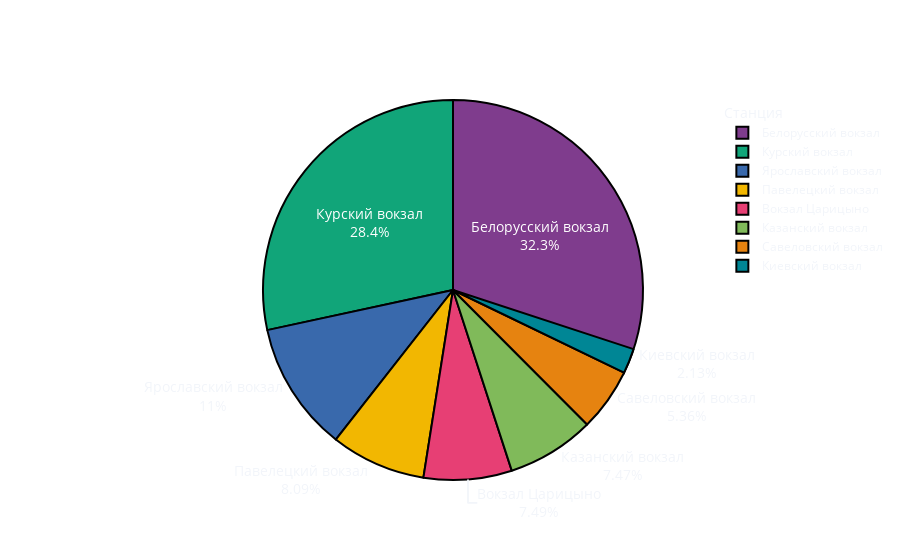

Here is the notebook cell this chart was saved with:
### Code cell
delay_metrics = df.groupby(['date', 'station_name']).agg({
    'dep_delay_min': ['mean', 'sum'], 
    'arr_delay_min': ['mean', 'sum'], 
    'total_delay_min': ['mean', 'sum']
}).reset_index()
delay_metrics.columns = ['date', 'station_name', 'avg_dep_delay', 'total_dep_delay', 'avg_arr_delay', 'total_arr_delay', 'avg_total_delay', 'total_total_delay']

total_delays_by_station = df.groupby('station_name').agg({'total_delay_min': 'sum'}).reset_index()
fig_pie_delays_station = px.pie(
    total_delays_by_station, 
    names='station_name', 
    values='total_delay_min', 
    title='Доля общих задержек по станциям',
    color_discrete_sequence=px.colors.qualitative.Bold
)

fig_pie_delays_station.update_traces(
    textinfo='percent+label', 
    hoverinfo='label+percent+value', 
    textfont_size=14,
    marker=dict(line=dict(color='#000000', width=2))
)

fig_pie_delays_station.update_layout(
    title_text='Доля общих задержек по станциям',
    title_x=0.5,  # Центрирование заголовка
    template='plotly_dark',
    paper_bgcolor='rgba(0, 0, 0, 0)',
    plot_bgcolor='rgba(0, 0, 0, 0)',
    legend_title_text='Станция',
    font=dict(size=12),
    title_font=dict(size=20, color='white')
)

fig_pie_delays_station.show()

### Figure 1 — Plotly figure (JSON) as saved in the notebook; plotly's stock layout.template omitted (floating-point values rounded to 4 significant figures)
{"data": [{"domain": {"x": [0, 1], "y": [0, 1]}, "hoverinfo": "label+percent+value", "hovertemplate": "station_name=%{label}<br>total_delay_min=%{value}<extra></extra>", "labels": ["Белорусский вокзал", "Вокзал Царицыно", "Казанский вокзал", "Киевский вокзал", "Курский вокзал", "Ленинградский вокзал", "Павелецкий вокзал", "Савеловский вокзал", "Ярославский вокзал"], "legendgroup": "", "marker": {"line": {"color": "#000000", "width": 2}}, "name": "", "showlegend": true, "textfont": {"size": 14}, "textinfo": "percent+label", "type": "pie", "values": [13728, 3184.0, 3173, 905, 12060.0, -968, 3438, 2277, 4687]}], "layout": {"font": {"size": 12}, "legend": {"title": {"text": "Станция"}, "tracegroupgap": 0}, "paper_bgcolor": "rgba(0, 0, 0, 0)", "piecolorway": ["rgb(127, 60, 141)", "rgb(17, 165, 121)", "rgb(57, 105, 172)", "rgb(242, 183, 1)", "rgb(231, 63, 116)", "rgb(128, 186, 90)", "rgb(230, 131, 16)", "rgb(0, 134, 149)", "rgb(207, 28, 144)", "rgb(249, 123, 114)", "rgb(165, 170, 153)"], "plot_bgcolor": "rgba(0, 0, 0, 0)", "title": {"font": {"color": "white", "size": 20}, "text": "Доля общих задержек по станциям", "x": 0.5}}}
